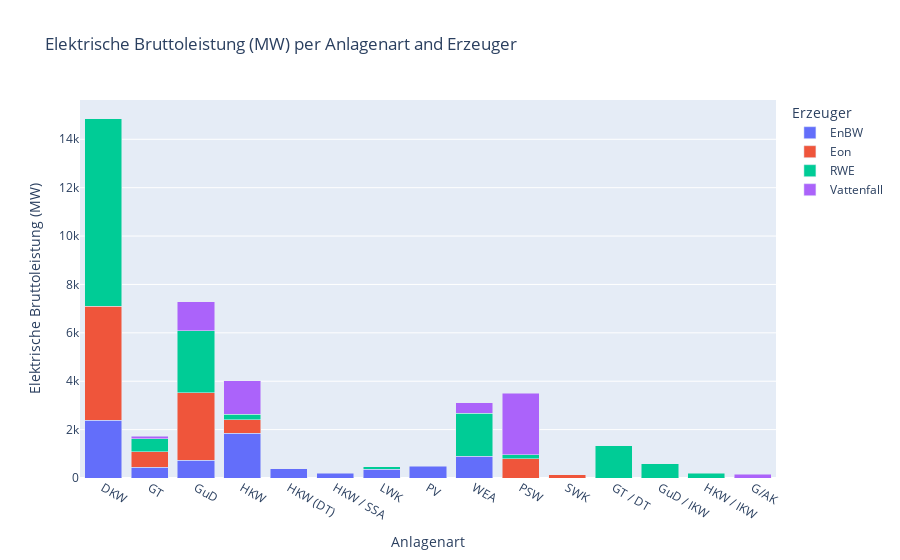

Source (notebook cell):
### Markdown cell above
# 4. Energieträger nach Erzeuger
add the description of Anlagenart when hovering above the Bar

### Code cell
import pandas as pd
import plotly.express as px

# Read the data
df = pd.read_csv('Data/BNetza/KW100Mw-2.csv')

# Filter the dataframe to exclude rows where 'Erzeuger' is 'Other'
df_filtered = df[df['Erzeuger'] != 'Other']

# Group the filtered data by 'Anlagenart' and 'Erzeuger', then sum the 'Elektrische Bruttoleistung (MW)'
grouped_data = df_filtered.groupby(['Anlagenart', 'Erzeuger'])['Elektrische Bruttoleistung (MW)'].sum().reset_index()

# Plotting with Plotly Express
fig = px.bar(grouped_data, x='Anlagenart', y='Elektrische Bruttoleistung (MW)', color='Erzeuger',
             title='Elektrische Bruttoleistung (MW) per Anlagenart and Erzeuger',
             barmode='stack')
fig.update_layout(xaxis_title='Anlagenart', yaxis_title='Elektrische Bruttoleistung (MW)')
fig.show()

### Figure 1 — Plotly figure (JSON) as saved in the notebook; plotly's stock layout.template omitted (floating-point values rounded to 4 significant figures)
{"data": [{"alignmentgroup": "True", "hovertemplate": "Erzeuger=EnBW<br>Anlagenart=%{x}<br>Elektrische Bruttoleistung (MW)=%{y}<extra></extra>", "legendgroup": "EnBW", "marker": {"color": "#636efa", "pattern": {"shape": ""}}, "name": "EnBW", "offsetgroup": "EnBW", "orientation": "v", "showlegend": true, "textposition": "auto", "type": "bar", "x": ["DKW", "GT", "GuD", "HKW", "HKW (DT)", "HKW / SSA", "LWK", "PV", "WEA"], "xaxis": "x", "y": [2395, 448, 728.5, 1848, 379, 189, 362, 487, 897], "yaxis": "y"}, {"alignmentgroup": "True", "hovertemplate": "Erzeuger=Eon<br>Anlagenart=%{x}<br>Elektrische Bruttoleistung (MW)=%{y}<extra></extra>", "legendgroup": "Eon", "marker": {"color": "#EF553B", "pattern": {"shape": ""}}, "name": "Eon", "offsetgroup": "Eon", "orientation": "v", "showlegend": true, "textposition": "auto", "type": "bar", "x": ["DKW", "GT", "GuD", "HKW", "PSW", "SWK"], "xaxis": "x", "y": [4703, 643, 2794, 553, 795.7, 125.6], "yaxis": "y"}, {"alignmentgroup": "True", "hovertemplate": "Erzeuger=RWE<br>Anlagenart=%{x}<br>Elektrische Bruttoleistung (MW)=%{y}<extra></extra>", "legendgroup": "RWE", "marker": {"color": "#00cc96", "pattern": {"shape": ""}}, "name": "RWE", "offsetgroup": "RWE", "orientation": "v", "showlegend": true, "textposition": "auto", "type": "bar", "x": ["DKW", "GT", "GT / DT", "GuD", "GuD / IKW", "HKW", "HKW / IKW", "LWK", "PSW", "WEA"], "xaxis": "x", "y": [7745, 539.9, 1332, 2566.0, 597.1, 240.7, 202, 108.9, 165, 1778], "yaxis": "y"}, {"alignmentgroup": "True", "hovertemplate": "Erzeuger=Vattenfall<br>Anlagenart=%{x}<br>Elektrische Bruttoleistung (MW)=%{y}<extra></extra>", "legendgroup": "Vattenfall", "marker": {"color": "#ab63fa", "pattern": {"shape": ""}}, "name": "Vattenfall", "offsetgroup": "Vattenfall", "orientation": "v", "showlegend": true, "textposition": "auto", "type": "bar", "x": ["G/AK", "GT", "GuD", "HKW", "PSW", "WEA"], "xaxis": "x", "y": [146, 102, 1206.0, 1384.0, 2550, 437], "yaxis": "y"}], "layout": {"barmode": "stack", "legend": {"title": {"text": "Erzeuger"}, "tracegroupgap": 0}, "title": {"text": "Elektrische Bruttoleistung (MW) per Anlagenart and Erzeuger"}, "xaxis": {"anchor": "y", "domain": [0, 1], "title": {"text": "Anlagenart"}}, "yaxis": {"anchor": "x", "domain": [0, 1], "title": {"text": "Elektrische Bruttoleistung (MW)"}}}}
